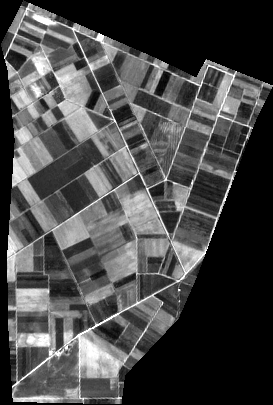
#> input picture crops.png, 273 x 405 px
$ python main.py
#> lines starting #> are read from the running program, lines starting #| are printed output that depends on the picture
import numpy as np
import cv2
from matplotlib import pyplot as plt
from copy import deepcopy

def wind(image):
    cv2.namedWindow("image",cv2.WINDOW_NORMAL)
    cv2.imshow("image", image)
    cv2.waitKey(0)
    cv2.destroyAllWindows()

crops=cv2.imread('crops.png',1)
#> crops is the input picture: shape (405, 273, 3); min 0, max 255, mean 71.7

edges=cv2.Canny(crops,100,200)
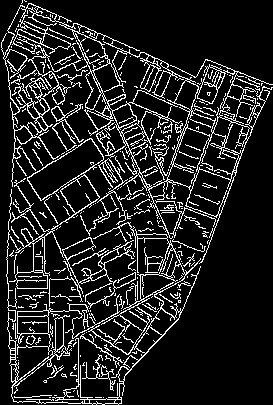
#> edges: shape (405, 273); 13.3% white in thin lines or dots
wind(edges)
